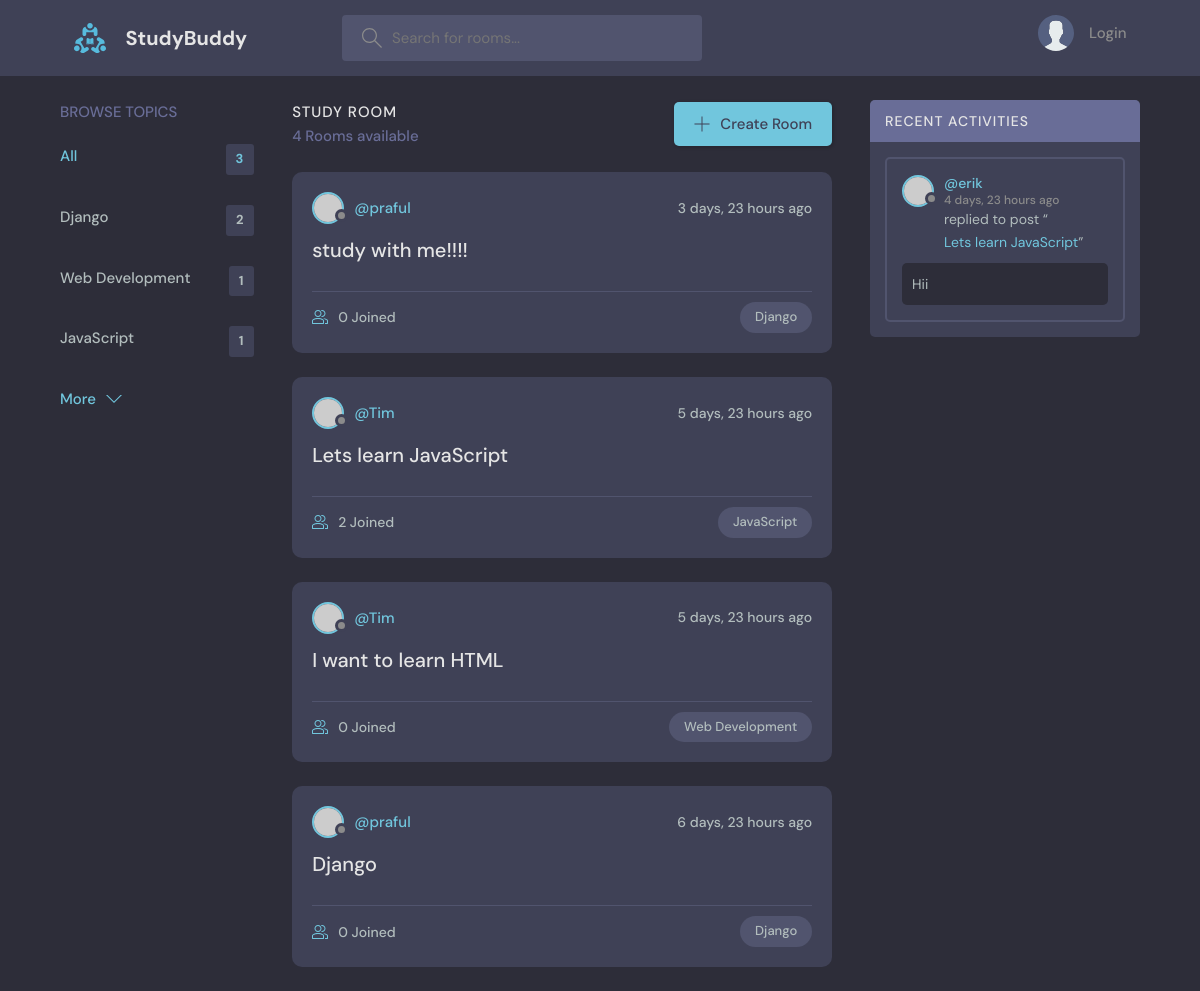
The app's page /, older data.
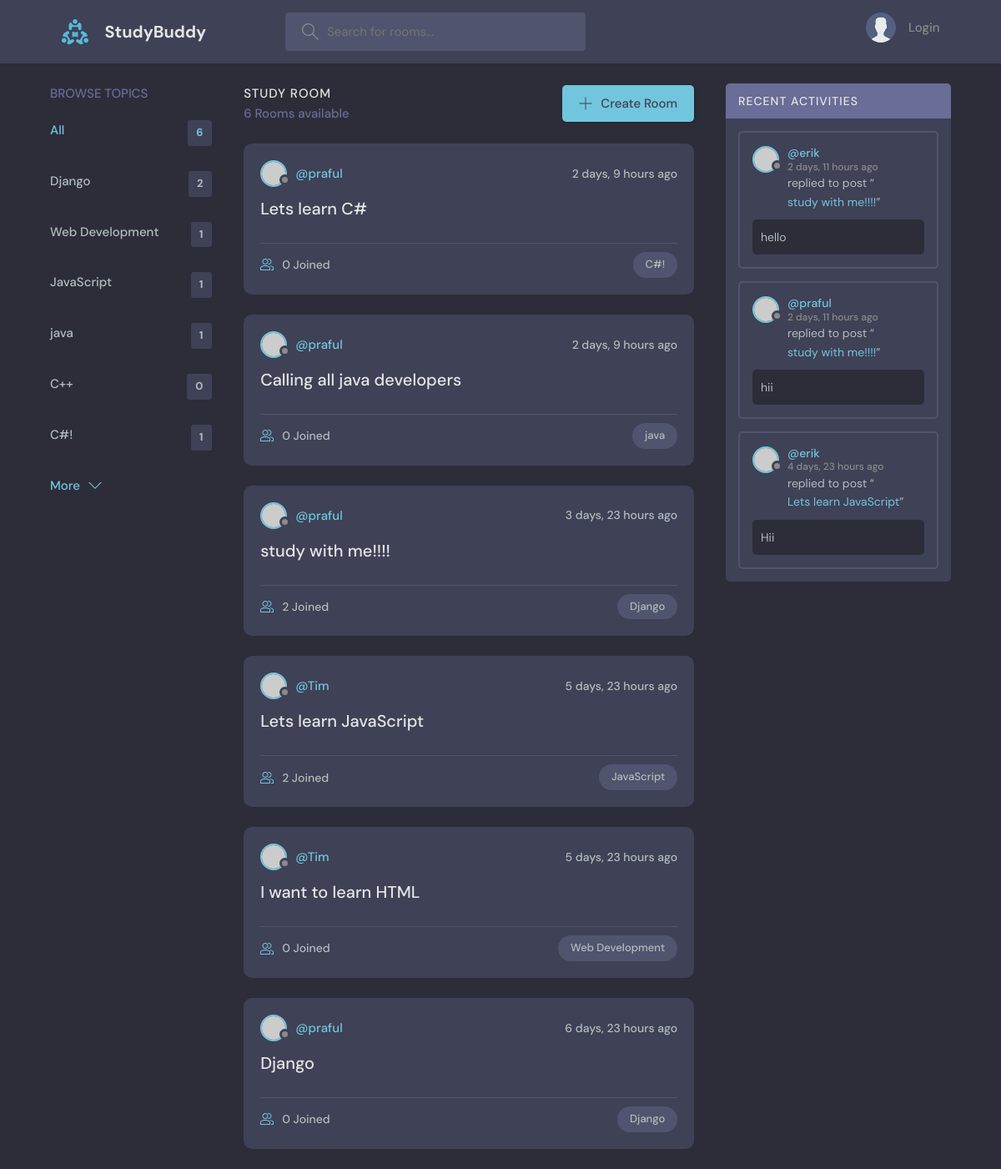
The same page, newer data.
### base/models.py (models this page shows, shortened)
class Topic(models.Model):
    name = models.CharField(max_length=200)

class Room(models.Model):
    host = models.ForeignKey(User, on_delete=models.SET_NULL, null=True)
    topic = models.ForeignKey(Topic, on_delete=models.SET_NULL, null=True)
    name = models.CharField(max_length=200)
    description = models.TextField(null=True, blank=True)
    participents = models.ManyToManyField(
        User, related_name='participents', blank=True)
    updated = models.DateTimeField(auto_now=True)
    created = models.DateTimeField(auto_now_add=True)
    class Meta:
        ordering = ['-updated', '-created']
    def __str__(self):
        return self.name

class Message(models.Model):
    user = models.ForeignKey(User, on_delete=models.CASCADE)
    room = models.ForeignKey(Room, on_delete=models.CASCADE)
    body = models.TextField()
    updated = models.DateTimeField(auto_now=True)
    created = models.DateTimeField(auto_now_add=True)
    class Meta:
        ordering = ['-updated', '-created']

### base/views.py (the view)
# urls.py: path('', home, name='home'),
def home(request):
    q = request.GET.get('q') if request.GET.get('q') != None else ''
    rooms = Room.objects.filter(Q(topic__name__icontains=q) |
                                Q(name__icontains=q) |
                                Q(description__icontains=q))
    topics = Topic.objects.all()
    room_count = rooms.count()
    room_messages = Message.objects.filter(Q(room__topic__name__icontains=q))
    context = {'rooms': rooms, 'topics': topics,
               'room_count': room_count, 'room_messages': room_messages}
    return render(request, 'base/home.html', context)

### base/templates/base/home.html (shortened to what this page needs)
{% extends 'main.html' %}
{% block content %}
<main class="layout layout--3">
  <div class="container">
    {% include 'base/topic_component.html' %}
    <div class="roomList">
      <div class="roomList__header">
        <div>
          <h2>Study Room</h2>
          <p>{{room_count}} Rooms available</p>
        </div>
        <a class="btn btn--main" href="{% url 'create-room' %}">
          <svg version="1.1" xmlns="http://www.w3.org/2000/svg" width="32" height="32" viewBox="0 0 32 32">
            <title>add</title>
            <path
              d="M16.943 0.943h-1.885v14.115h-14.115v1.885h14.115v14.115h1.885v-14.115h14.115v-1.885h-14.115v-14.115z">
            </path>
          </svg>
          Create Room
        </a>
      </div>
      {% include 'base/feed_component.html' %}
    </div>
    {% include 'base/activity_component.html' %}
  </div>
</main>
{% endblock content %}

### base/templates/base/topic_component.html
<div class="topics">
    <div class="topics__header">
        <h2>Browse Topics</h2>
    </div>
    <ul class="topics__list">
        <li>
            <a href="{% url 'home' %}" class="active">All <span>{{topics.count}}</span></a>
        </li>
        {% for topic in topics %}
        <li>
            <a href="{% url 'home' %}?q={{topic.name}}">{{topic.name}} <span>{{topic.room_set.all.count}}</span></a>
        </li>
        {% endfor %}
    </ul>
    <a class="btn btn--link" href="{% url 'topics' %}">
        More
        <svg version="1.1" xmlns="http://www.w3.org/2000/svg" width="32" height="32" viewBox="0 0 32 32">
            <title>chevron-down</title>
            <path d="M16 21l-13-13h-3l16 16 16-16h-3l-13 13z"></path>
        </svg>
    </a>
</div>

### base/templates/base/feed_component.html (shortened to what this page needs)
{% for room in rooms %}
<div class="roomListRoom">
    <div class="roomListRoom__header">
        <a href="{% url 'user-profile' room.host.id %}" class="roomListRoom__author">
            <div class="avatar avatar--small">
                <img src="https://randomuser.me/api/portraits/women/11.jpg" />
            </div>
            <span>@{{ room.host.username }}</span>
        </a>
        <div class="roomListRoom__actions">
            <span>{{room.created|timesince}} ago</span>
        </div>
    </div>
    <div class="roomListRoom__content">
        <a href="{% url 'room' room.id %}">{{room.name}}</a>
    </div>
    <div class="roomListRoom__meta">
        <a href="{% url 'room' room.id %}" class="roomListRoom__joined">
            {{room.participents.all.count}} Joined
        </a>
        <p class="roomListRoom__topic">{{room.topic.name}}</p>
    </div>
</div>
{% endfor %}

### base/templates/base/activity_component.html (shortened to what this page needs)
<div class="activities">
    <div class="activities__header">
        <h2>Recent Activities</h2>
    </div>
    {% for message in room_messages %}
    <div class="activities__box">
        <div class="activities__boxHeader roomListRoom__header">
            <a href="{% url 'user-profile' message.user.id %}" class="roomListRoom__author">
                <div class="avatar avatar--small">
                    <img src="https://randomuser.me/api/portraits/women/11.jpg" />
                </div>
                <p>
                    @{{message.user}}
                    <span>{{message.created|timesince}} ago</span>
                </p>
            </a>
        </div>
        <div class="activities__boxContent">
            <p>replied to post “<a href="{% url 'room' message.room.id %}">{{message.room}}</a>”</p>
            <div class="activities__boxRoomContent">
                {{message.body}}
            </div>
        </div>
    </div>
    {% endfor %}
</div>

Row changes from the older to the newer data that the page shows:
added Topic: name "java", room_set.all.count "1"
added Topic: name "C++", room_set.all.count "0"
added Topic: name "C#!", room_set.all.count "1"
added Room: host.username "praful", created "2 days, 9 hours", name "Lets learn C#", participents.all.count "0", topic.name "C#!"
added Room: host.username "praful", created "2 days, 9 hours", name "Calling all java developers", participents.all.count "0", topic.name "java"
computed for Room "study with me!!!!": participents.all.count "0" → "2"
added Message: user "erik", created "2 days, 11 hours", room "study with me!!!!", body "hello"
added Message: user "praful", created "2 days, 11 hours", room "study with me!!!!", body "hii"
Text that changed along with them:
{{ topics.count }}: "3" → "6"
{{ room_count }}: "4" → "6"
